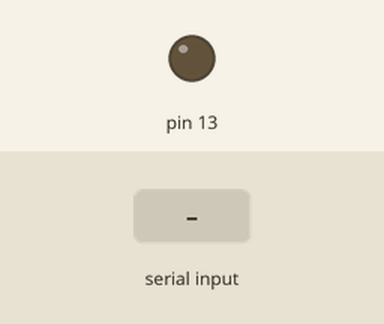
Bench run of a sketch on a simulated Arduino Uno, built with avr-gcc and run on an emulated ATmega328P. Shown: output pins drawn as LEDs (lit = HIGH). Inputs (shaded band) come from the test bench.

Above: at 1.2 s.
1.3 s: byte 5 (5) received over Serial
At 2.5 s:
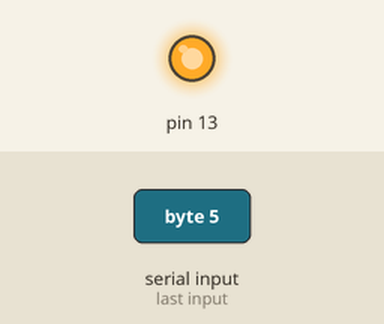
2.8 s: "z" received over Serial
At 3.6 s:
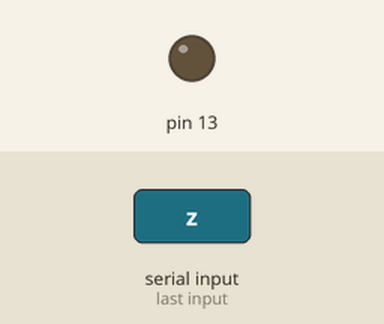
Timing chart, 0 to 5.8 s (numbered marks = the images above; inputs shaded):
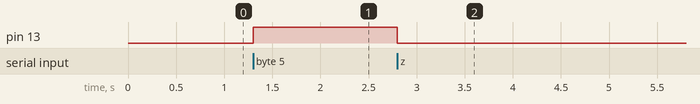

Measured:
- after the input at 1.3 s, pin 13: LOW → HIGH at once
- after the input at 2.8 s, pin 13: HIGH → LOW at once

The sketch:

bt_conn.ino
```cpp
void setup()
{
  Serial.begin(9600);

  // Tiempo de espera:
  pinMode(13, OUTPUT);
}

void loop()
{
  if (Serial.available())
  {
    char d = Serial.read();
    if (d == 5)
      digitalWrite(13, HIGH);
    if (d == 'z')
      digitalWrite(13, LOW);
  }
}
```
